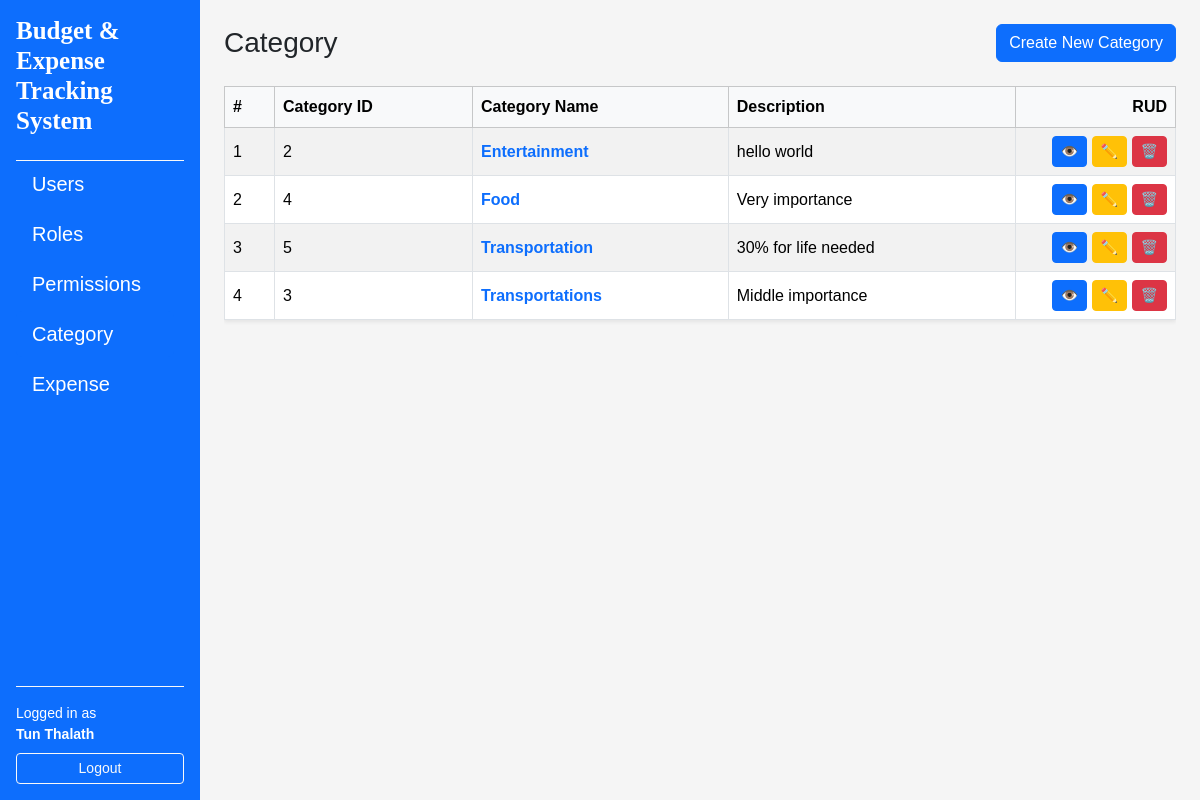
Screenshot of /categories/ (signed in) with the database file from the repository.
### app/models/user.py (models this page shows, shortened)
class User(UserMixin, db.Model):
    __tablename__ = "users"
    id = db.Column(db.Integer, primary_key=True)
    username = db.Column(db.String(80), unique=True, nullable=False)
    email = db.Column(db.String(120), unique=True, nullable=False)
    full_name = db.Column(db.String(120), nullable=False)
    is_active = db.Column(db.Boolean, default=True, nullable=False)
    password_hash = db.Column(db.String(255), nullable=False)
    created_at = db.Column(db.DateTime, default=datetime.utcnow, nullable=False)
    updated_at = db.Column(db.DateTime, default=datetime.utcnow, onupdate=datetime.utcnow, nullable=False)
    roles = db.relationship("Role", secondary=user_roles, back_populates="users")

### app/models/categories.py (models this page shows, shortened)
class Category(db.Model):
    __tablename__="categories"
    id = db.Column(db.Integer, primary_key=True)
    name = db.Column(db.String(15), unique=True, nullable=False)
    description = db.Column(db.String(255))
    created_at = db.Column(db.DateTime, default=datetime.utcnow, nullable=False)
    updated_at = db.Column(db.DateTime, default=datetime.utcnow, onupdate=datetime.utcnow, nullable=False)
    expenses = db.relationship("Expense", secondary=expense_categories, back_populates="categories")

### app/routes/category_routes.py (the view)
@category_bp.route("/")
@login_required
def index():
    categories = CategoryService.get_all()
    if categories is None:
        abort(404)
    return render_template("categories/index.html", categories=categories)

### app/services/category_services.py (called while the page is built)
    @staticmethod
    def get_all() -> List[Category]:
        return Category.query.order_by(Category.name.asc()).all()

### app/templates/categories/index.html (shortened to what this page needs)
{% extends "layouts/base.html" %}
{% block content %}
<div class="d-flex justify-content-between align-items-center mb-4">
    <h1 class="h3 mb-0">Category</h1>
    <a href="{{ url_for('categories.create') }}" class="btn btn-primary">Create New Category</a>
</div>
{% if categories %}
<div class="table-responsive">
    <table class="table table-striped table-bordered align-middle shadow-sm">
        <thead class="table-light">
            <tr>
                <th style="width: 50px">#</th>
                <th>Category ID</th>
                <th>Category Name</th>
                <th>Description</th>
                <th class="text-end" style="width: 160px">RUD</th>
            </tr>
        </thead>
        <tbody>
            {% for category in categories %}
            <tr>
                <td>{{ loop.index }}</td>
                <td>{{ category.id }}</td>
                <td>
                    <a
                        href="{{ url_for('categories.detail', category_id=category.id) }}"
                        class="text-decoration-none fw-semibold"
                    >
                    {{ category.name }}
                    </a>
                </td>
                <td>{{ category.description }}</td>
                <td class="text-end">
                    <a
                        href="{{ url_for('categories.detail', category_id = category.id) }}"
                        class="btn btn-sm btn-primary"
                        title="Edit"
                    >
                    👁️
                    </a>
                    <a
                        href="{{ url_for('categories.edit', category_id = category.id) }}"
                        class="btn btn-sm btn-warning"
                        title="Edit"
                    >
                    ✏️
                    </a>
                    <a
                        href="{{ url_for('categories.delete_confirm', category_id = category.id) }}"
                        class="btn btn-sm btn-danger"
                        title="Delete"
                    >
                    🗑️
                    </a>
                </td>
            </tr>
            {% endfor %}
        </tbody>
    </table>
</div>
{% else %}
<div class="alert alert-info">
    No users found
    <a href="{{ url_for('categories.create') }}">Create the first Category</a>.
</div>
{% endif %}
{% endblock %}

### app/templates/layouts/base.html (shortened to what this page needs)
<!doctype html>
<html lang="en">
    <head>
        <link href="https://cdn.jsdelivr.net/npm/bootstrap@5.3.8/dist/css/bootstrap.min.css" rel="stylesheet" />
        <link rel="stylesheet" href="https://cdnjs.cloudflare.com/ajax/libs/font-awesome/4.7.0/css/font-awesome.min.css">
        <link rel="stylesheet" href="{{ url_for('static', filename='css/style.css') }} " />
    </head>
    <body>
        <div class="container-fluid">
            <div class="row min-vh-100">
                {% if current_user.is_authenticated %}
                <nav class="col-12 col-md-3 col-lg-2 bg-primary text-white d-flex flex-column p-3">
                    <h5 class="mb-4 title">Budget & Expense Tracking System</h5>
                    <div class="flex-grow-1 overflow-auto border-top border-light">
                        <ul class="nav nav-pills flex-column gap-1">
                            <li class="nav-item">
                                <a href="{{ url_for('users.index') }}"
                                class="nav-link text-white {% if request.blueprint == 'users' %}active{% endif %}">
                                    Users
                                </a>
                            </li>
                            <li class="nav-item">
                                <a href="{{ url_for('roles.index') }}"
                                class="nav-link text-white {% if request.blueprint == 'roles' %}active{% endif %}">
                                    Roles
                                </a>
                            </li>
                            <li class="nav-item">
                                <a href="{{ url_for('permissions.index') }}"
                                class="nav-link text-white {% if request.blueprint == 'permissions' %}active{% endif %}">
                                    Permissions
                                </a>
                            </li>
                            <li class="nav-item">
                                <a href="{{ url_for('categories.index') }}"
                                class="nav-link text-white {% if request.blueprint == 'categories' %}active{% endif %}">
                                    Category
                                </a>
                            </li>
                            <li class="nav-item">
                                <a href="{{ url_for('expenses.index') }}"
                                class="nav-link text-white {% if request.blueprint == 'expenses' %}active{% endif %}">
                                    Expense
                                </a>
                            </li>
                        </ul>
                    </div>
                    <div class="mt-auto pt-3 border-top border-light">
                        {% if current_user.is_authenticated %}
                            <div class="small mb-2">
                                Logged in as<br>
                                <strong>{{ current_user.full_name }}</strong>
                            </div>
                            <a href="{{ url_for('auth.logout') }}"
                            class="btn btn-outline-light btn-sm w-100">
                                Logout
                            </a>
                        {% else %}
                            <a href="{{ url_for('auth.login') }}"
                            class="btn btn-outline-light btn-sm w-100">
                                Login
                            </a>
                        {% endif %}
                    </div>
                </nav>
                {% endif %}
                <main class="col-12 col-md-9 col-lg-10 p-4">
                    {% block content %}{% endblock %}
                </main>
            </div>
        </div>
    </body>
</html>

### app/static/css/style.css (style rules this page uses)
body { background-color: #f5f5f5; font-family: Arial; }
table td, table, th { vertical-align: middle; }
nav a { margin-right: 10px; }
.title { font-family: 'Times New Roman', Times, serif; font-weight: 700; font-size: 25px; }
.nav-item { font-size: 20px; }

### rows the page displays
User: full_name "Tun Thalath"
Category: id "2", name "Entertainment", description "hello world"
Category: id "4", name "Food", description "Very importance"
Category: id "5", name "Transportation", description "30% for life needed"
Category: id "3", name "Transportations", description "Middle importance"
